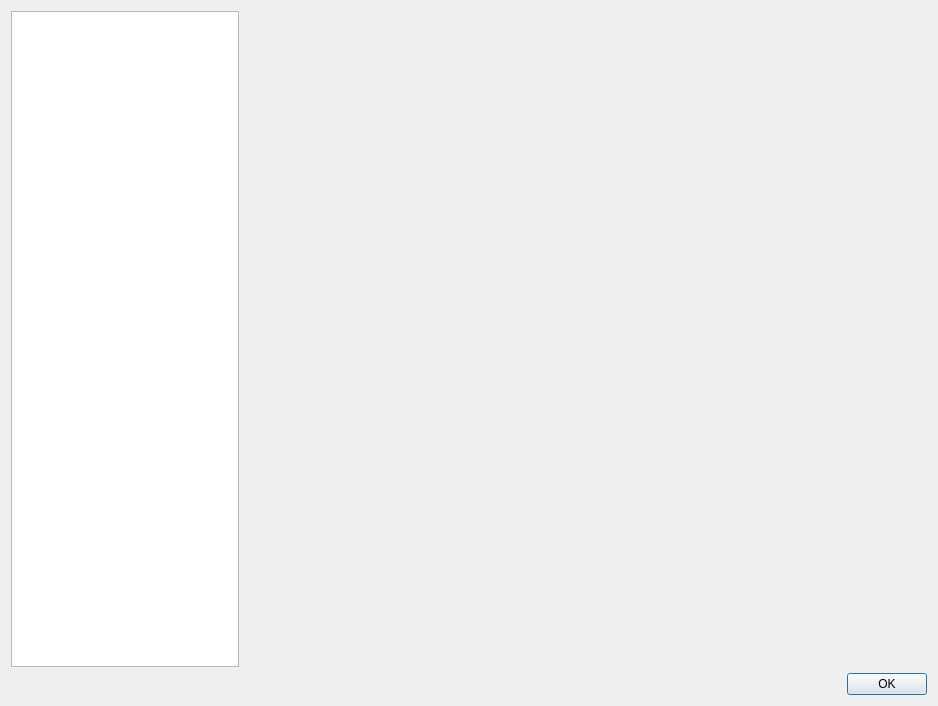
<?xml version="1.0" encoding="UTF-8"?>
<ui version="4.0">
 <class>app::SettingsDialog</class>
 <widget class="QDialog" name="app::SettingsDialog">
  <property name="geometry">
   <rect>
    <x>0</x>
    <y>0</y>
    <width>938</width>
    <height>706</height>
   </rect>
  </property>
  <property name="windowTitle">
   <string>Settings</string>
  </property>
  <property name="windowIcon">
   <iconset theme="systemsettings">
    <normaloff>.</normaloff>.</iconset>
  </property>
  <layout class="QVBoxLayout" name="verticalLayout">
   <item>
    <layout class="QHBoxLayout" name="horizontalLayout" stretch="1,3">
     <item>
      <widget class="QListWidget" name="list_widget">
       <property name="sizePolicy">
        <sizepolicy hsizetype="Preferred" vsizetype="Expanding">
         <horstretch>0</horstretch>
         <verstretch>0</verstretch>
        </sizepolicy>
       </property>
       <property name="minimumSize">
        <size>
         <width>128</width>
         <height>0</height>
        </size>
       </property>
       <property name="iconSize">
        <size>
         <width>48</width>
         <height>48</height>
        </size>
       </property>
      </widget>
     </item>
     <item>
      <widget class="QStackedWidget" name="stacked_widget">
       <property name="sizePolicy">
        <sizepolicy hsizetype="Expanding" vsizetype="Expanding">
         <horstretch>0</horstretch>
         <verstretch>0</verstretch>
        </sizepolicy>
       </property>
       <property name="minimumSize">
        <size>
         <width>256</width>
         <height>0</height>
        </size>
       </property>
      </widget>
     </item>
    </layout>
   </item>
   <item>
    <widget class="QDialogButtonBox" name="buttonBox">
     <property name="orientation">
      <enum>Qt::Horizontal</enum>
     </property>
     <property name="standardButtons">
      <set>QDialogButtonBox::Ok</set>
     </property>
    </widget>
   </item>
  </layout>
 </widget>
 <resources/>
 <connections>
  <connection>
   <sender>buttonBox</sender>
   <signal>accepted()</signal>
   <receiver>app::SettingsDialog</receiver>
   <slot>accept()</slot>
   <hints>
    <hint type="sourcelabel">
     <x>373</x>
     <y>433</y>
    </hint>
    <hint type="destinationlabel">
     <x>377</x>
     <y>508</y>
    </hint>
   </hints>
  </connection>
  <connection>
   <sender>list_widget</sender>
   <signal>currentRowChanged(int)</signal>
   <receiver>stacked_widget</receiver>
   <slot>setCurrentIndex(int)</slot>
   <hints>
    <hint type="sourcelabel">
     <x>54</x>
     <y>108</y>
    </hint>
    <hint type="destinationlabel">
     <x>300</x>
     <y>138</y>
    </hint>
   </hints>
  </connection>
 </connections>
 <slots>
  <slot>apply_settings()</slot>
 </slots>
</ui>
